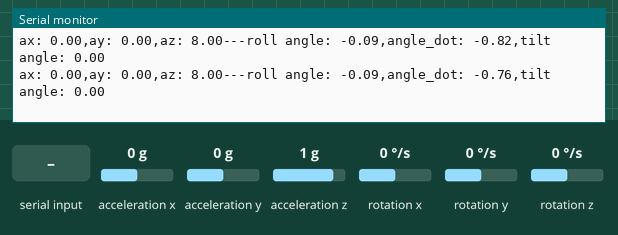
This sketch was run on a simulated Arduino Uno, built with avr-gcc and run on an emulated ATmega328P. Parts: the last lines printed to the serial monitor. The inputs (shaded band) are chosen by the test bench; at power-on: acceleration z 1 g, acceleration y 0 g, acceleration x 0 g, rotation x 0 °/s, rotation y 0 °/s, rotation z 0 °/s.

Above: at 2.2 s.
2.3 s: acceleration z set to -1.4 g
At 2.56 s:
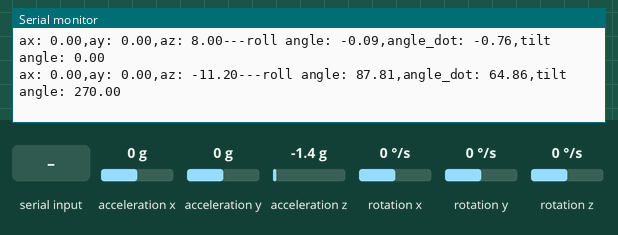
5.3 s: acceleration y set to 0.8 g
At 5.4 s:
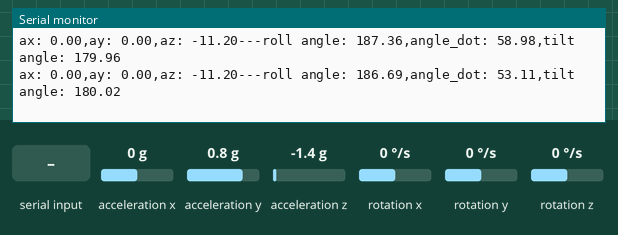
8.3 s: "1" received over the second serial link
At 8.7 s:
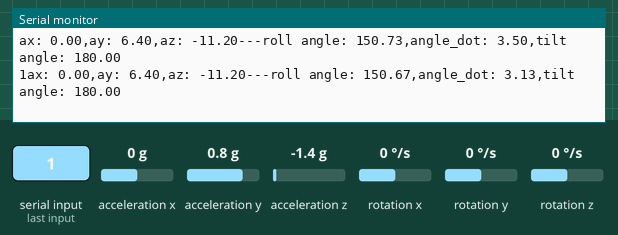
9.8 s: acceleration x set to -1.4 g
At 9.87 s:
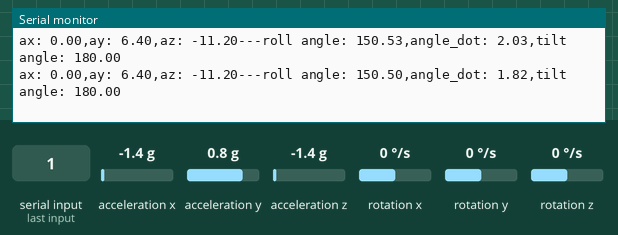
12.8 s: acceleration y set to -1.4 g
At 12.97 s:
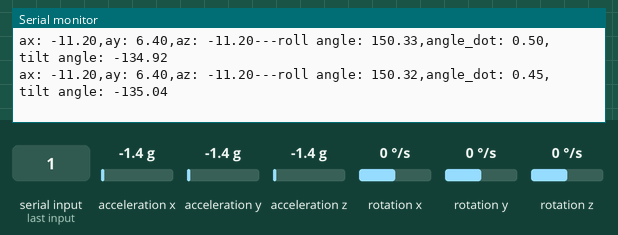
15.8 s: "0" received over the second serial link
At 16.14 s:
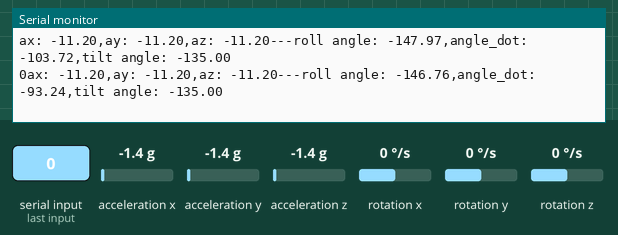
Timing chart, 0 to 18.3 s (numbered marks = the images above; inputs shaded):
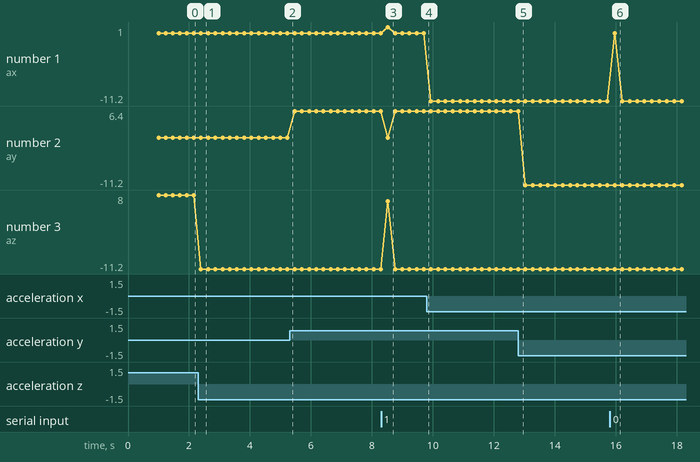

Measured:
- after the input at 2.3 s, the serial monitor: prints a new line after 0.09 s (image 1)
- after the input at 8.3 s, the serial monitor: prints a new line after 0.22 s (image 3)
- after the input at 15.8 s, the serial monitor: prints a new line after 0.16 s (image 6)
- plotted number 2: 0 → 6.4 after the input at 5.3 s
- plotted number 3: 8 → -11.2 after the input at 2.3 s

The sketch:

posedetecter_tcp_v1.0.ino
```cpp
#include "I2Cdev.h"
#include "MPU6050_6Axis_MotionApps20.h"
#include <SoftwareSerial.h> //软件串口

MPU6050 mpu; //实例化一个 MPU6050 对象，对象名称为 mpu

SoftwareSerial mySerial(10, 11); ////软件串口 指定pin 对应esp8266的RX, TX

//char posedata[8][6] = {0};//mpu数据暂存
char test[16] ={0};
int i, count;

int16_t ax, ay, az, gx, gy, gz;

float axt, ayt, azt;

//float ax, ay, az, gx, gy, gz;

//********************angle data*********************//
float Gyro_y; //Y轴陀螺仪数据暂存
float Gyro_x;
float Gyro_z;
float angleAx;
float tilt;
float K1 = 1.5; // 对加速度计取值的权重
//float K1 = 0.05; // 对加速度计取值的权重
float Angle; //一阶互补滤波计算出的最终倾斜角度
float accelz = 0;

//********************angle data*********************//

//***************Kalman_Filter*********************//
float P[2][2] = {{ 1, 0 },
  { 0, 1 }
};
float Pdot[4] = { 0, 0, 0, 0};
//float Q_angle = 0.001, Q_gyro = 0.005; //角度数据置信度,角速度数据置信度
float Q_angle = 2, Q_gyro = 2; //角度数据置信度,角速度数据置信度
float R_angle = 0.5 , C_0 = 1;
float q_bias, angle_err, PCt_0, PCt_1, E, K_0, K_1, t_0, t_1;
float timeChange = 10; //滤波法采样时间间隔毫秒
float dt = timeChange * 0.01; //注意：dt的取值为滤波器采样时间
//***************Kalman_Filter*********************//

void Angleget()
{
  //平衡参数
  Angle = atan2(ay , az) * 57.3;           //角度计算公式
  Gyro_x = (gx - 128.1) / 131;              //角度转换
  Kalman_Filter(Angle, Gyro_x);            //卡曼滤波
  //旋转角度Z轴参数
  if (gz > 32768) gz -= 65536;              //强制转换2g  1g
  Gyro_z = -gz / 131;                      //Z轴参数转换
  accelz = az / 16.4;

  angleAx = atan2(ax, az) * 180 / PI; //计算与x轴夹角
  Gyro_y = -gy / 131.00; //计算角速度
  //一阶互补滤波
  tilt = K1 * angleAx + (1 - K1) * (tilt + Gyro_y * dt);
}

////////////////////////kalman/////////////////////////
float angle, angle_dot;                                //平衡角度值
void Kalman_Filter(double angle_m, double gyro_m)
{
  angle += (gyro_m - q_bias) * dt;
  angle_err = angle_m - angle;
  Pdot[0] = Q_angle - P[0][1] - P[1][0];
  Pdot[1] = - P[1][1];
  Pdot[2] = - P[1][1];
  Pdot[3] = Q_gyro;
  P[0][0] += Pdot[0] * dt;
  P[0][1] += Pdot[1] * dt;
  P[1][0] += Pdot[2] * dt;
  P[1][1] += Pdot[3] * dt;
  PCt_0 = C_0 * P[0][0];
  PCt_1 = C_0 * P[1][0];
  E = R_angle + C_0 * PCt_0;
  K_0 = PCt_0 / E;
  K_1 = PCt_1 / E;
  t_0 = PCt_0;
  t_1 = C_0 * P[0][1];
  P[0][0] -= K_0 * t_0;
  P[0][1] -= K_0 * t_1;
  P[1][0] -= K_1 * t_0;
  P[1][1] -= K_1 * t_1;
  angle += K_0 * angle_err; //角度
  q_bias += K_1 * angle_err;
  angle_dot = gyro_m - q_bias; //角速度
}
/////////////////数据存储/////////////////////未完成
 void assume(float posedata)
{
  int i;
  for(i = 0; i < 5; i++)
  {

  }
}
/////////SEND////
void tcpsend(int num,char test[16] , float data1, float data2, float data3,float data4,float data5,float data6)
{


 // mySerial.write(str,2);           //向esp8266写数据

  dtostrf(angle,3, 2, test);
  /*char* dtostrf(double _val,signed char _width, unsigned char prec, char* _s)
参数说明：
_val:要转换的float或者double值。

_width:转换后整数部分长度。

_prec：转换后小数部分长度。

_s:保存到该char数组中。*/
//mySerial.write(35);//ASCLL #井号
  for( i = 0; i < 8; i++)
  {
  mySerial.write(test[i]);//ASCLL
  delay(15);
  }
 // mySerial.write(35);//ASCLL #井号

  }


void setup() {
  Wire.begin();                            //加入 I2C 总线序列
  Serial.begin(9600);                       //开启串口，设置波特率
  mySerial.begin(9600);
  delay(1000);
  mpu.initialize();                       //初始化MPU6050
}

void loop() {


  while(mySerial.available())           //从esp8266读数据
  {
    Serial.write(mySerial.read());
  }

  mpu.getMotion6(&ax, &ay, &az, &gx, &gy, &gz);     //IIC获取MPU6050六轴数据 ax ay az gx gy gz

  Angleget();                                      //获取angle 角度和卡曼滤波

  axt = float(ax) / 2048;              //可以不用重新定义变量
  ayt = float(ay) / 2048;
  azt = float(az) / 2048;


  Serial.print("ax: ");Serial.print(axt);Serial.print(",");
  Serial.print("ay: ");Serial.print(ayt);Serial.print(",");
  Serial.print("az: ");Serial.print(azt);Serial.print("---");

  /*Serial.print("Gyro_x: ");Serial.print(Gyro_x);Serial.print(",");
  Serial.print("Gyro_y: ");Serial.print(Gyro_y);Serial.print(",");
  Serial.print("Gyro_z: ");Serial.print(Gyro_z);Serial.print("---");*/

  Serial.print("roll angle: ");Serial.print(angle);Serial.print(",");
  Serial.print("angle_dot: ");Serial.print(angle_dot);Serial.print(",");
  Serial.print("tilt angle: ");Serial.println(tilt);

  tcpsend(1,test, axt, ayt, azt,angle,angle_dot,tilt);


  // mySerial.write(gcvt(angle),5);           //向esp8266写数据

  delay(80);
}
```
